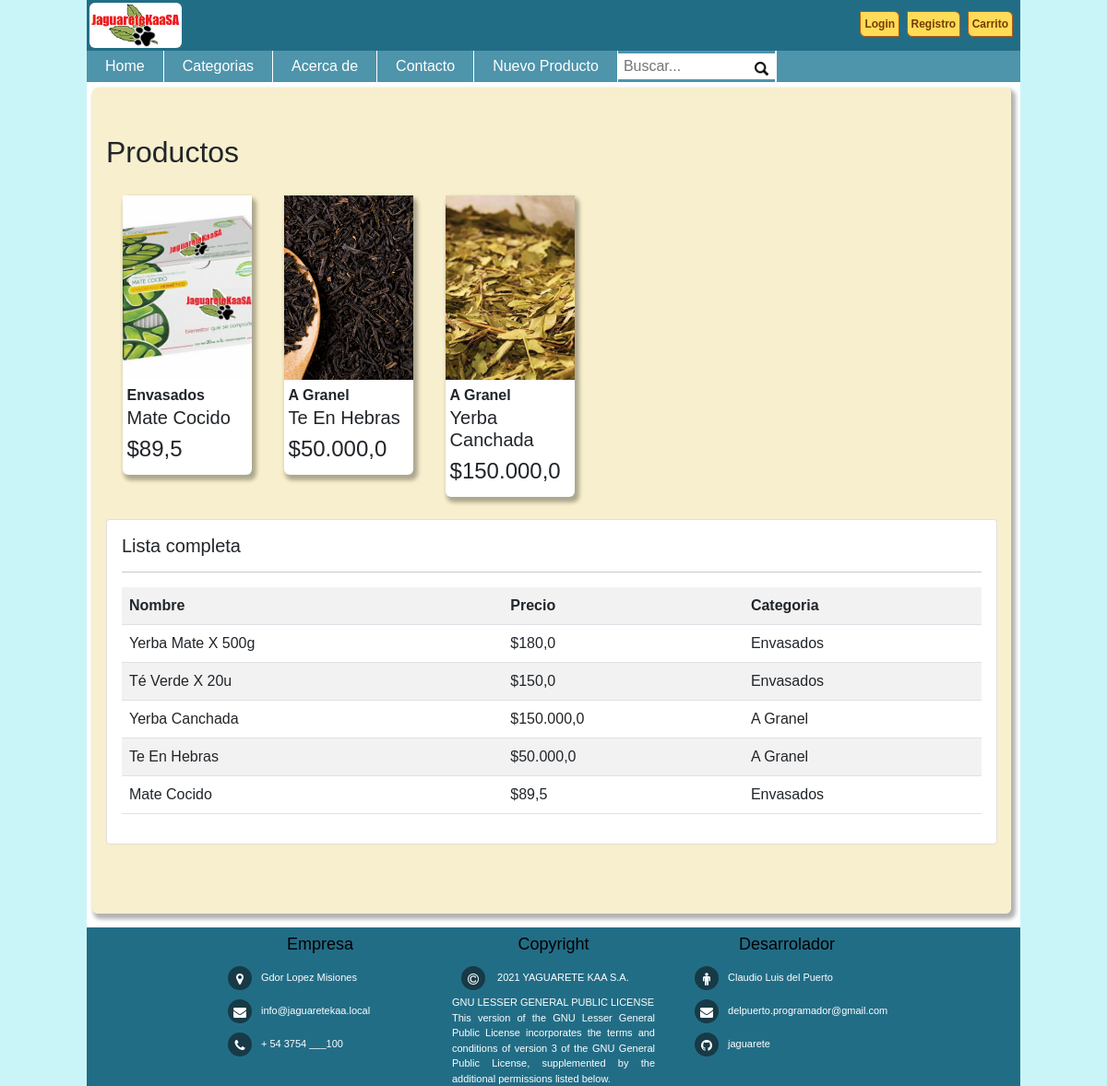
The page / on the database its author committed.
### jaguareteAPP/models.py (models this page shows, shortened)
class Producto(models.Model):
    nombre      = models.CharField(max_length=50)
    precio      = models.FloatField(null=True)
    descripcion = models.TextField(null=True)
    nuevo       = models.BooleanField(default=False)
    categoria   = models.ForeignKey(Categoria, on_delete=models.PROTECT)
    imagen      = models.ImageField(upload_to="productos", null=True)

class Categoria(models.Model):
    nombre = models.CharField(max_length=50)
    def __str__(self):
        return self.nombre

### jaguareteAPP/views.py (the view)
# urls.py: path('', views.index, name="index"),
def index(request):
    productos = Producto.objects.all().order_by('-id')[:3]
    todos     = Producto.objects.all()
    data = {
        'productos': productos,
        'todos': todos
    }
    return render(request,"home/index.html", data)

### jaguareteAPP/templates/home/index.html
{% extends 'home/base.html' %}
{% block contenido %}
<br><br>
{% load humanize %}
<div class="container">
    <h2>Productos</h2>
    <div class="productos">
                {% for p in productos %}
                <div class="producto">
                    <div class="contenedor_producto">
                        {% if p.imagen %}
                            <img src="{{ p.imagen.url }}" alt="imagen producto">
                        {% endif %}
                        <div class="detalle">
                            <b>{{ p.categoria | capfirst }}</b>
                            <h5>{{ p.nombre | title }}</h5>
                            <h4>${{ p.precio | intcomma }}</h4>
                        </div>
                    </div>
                </div>
                {% endfor %}
    </div>
</div>
<br>
<div class="container">
    <div class="card">
        <div class="card-body">
            <h5>Lista completa</h5>
            <hr>
            <table class="table table-striped table-hover table-responsive-sm">
                <tr>
                    <th>Nombre</th>
                    <th>Precio</th>
                    <th>Categoria</th>
                </tr>
                {% for p in todos %}
                    <tr>
                        <td>{{p.nombre | title}}</td>
                        <td>${{p.precio | intcomma}}</td>
                        <td>{{p.categoria}}</td>
                    </tr>
                {% endfor %}
            </table>
        </div>
    </div>
</div>
<br>
<br>
<br>
{% endblock %}

### jaguareteAPP/static/css/estilo.css (style rules this page uses)
body { margin: 0 auto; font-family: sans-serif; background-color: rgb(202, 245, 248); max-width: 1012px; }
.bdyclss { margin: 0 auto; font-family: sans-serif; background-color: rgb(202, 245, 248); max-width: 1012px; }
.productos { display: inline-flex; flex-wrap: wrap; align-content: center; }
.producto { width: 25%; margin-top: 20px; }
.producto img { width: 100%; height: 200px; object-fit: cover; }
.producto .detalle { padding: 5px; }
.producto .contenedor_producto { background-color: white; width: 80%; margin: auto; border-radius: 6px 6px 6px 6px; box-shadow: 3px 4px 4px 2px rgba(0, 0, 0, 0.3); }

### rows shown on the page
Producto: imagen (picture), categoria "Envasados", nombre "Mate Cocido", precio "89,5"
Producto: imagen (picture), categoria "A Granel", nombre "Te En Hebras", precio "50.000,0"
Producto: imagen (picture), categoria "A Granel", nombre "Yerba Canchada", precio "150.000,0"
Producto: nombre "Yerba Mate X 500g", precio "180,0", categoria "Envasados"
Producto: nombre "Té Verde X 20u", precio "150,0", categoria "Envasados"
